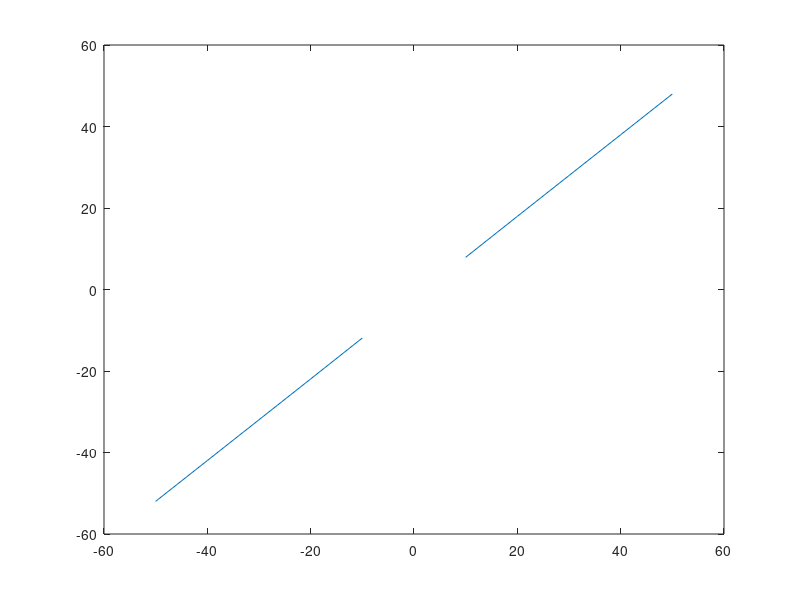

MATLAB code to generate this figure:
% Author               Adriana trejo patricio 
% Date                  202123172
% Version                1
% Usage 15                :octave> /path/inecuaciones     
% Notes                    :Requiere aplicacion octave , usar su linea de comandos
%                     : https://octaveintro.readthedocs.io/en/latest/index.html
% limpiar variables
clear
%dominio de la funcion 
t = -50:10:50;
%Reglas de correspondencia (funcion)
y = (t-1 ./t-2 )
%plotear funcion 
plot(t,y)